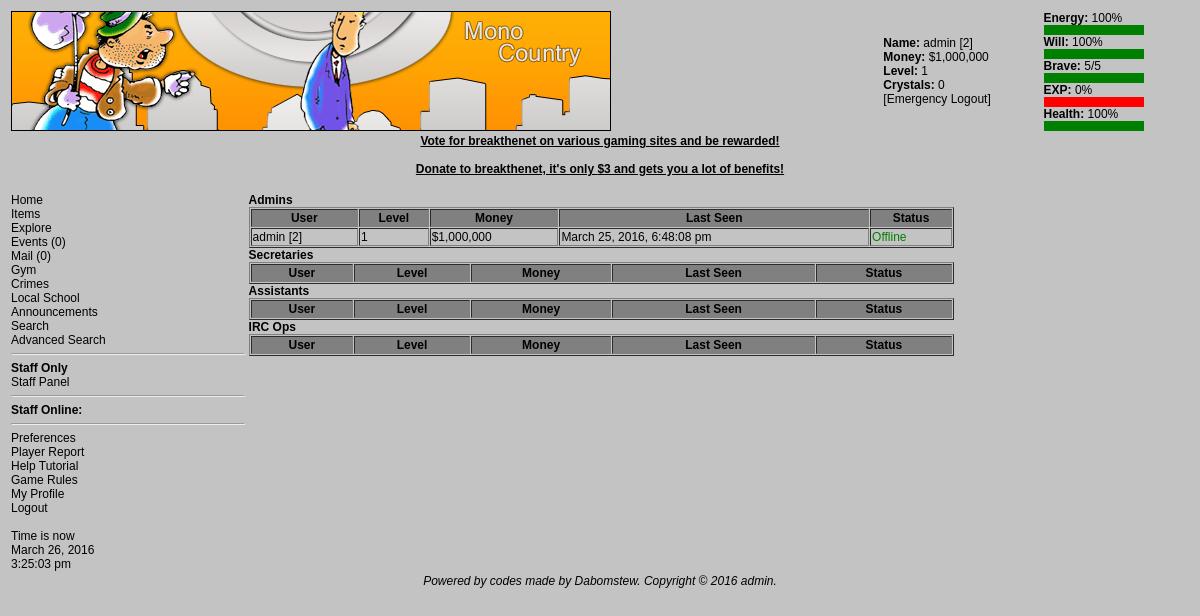
/stafflist.php (signed in), run on the app's committed database.
### tables this page shows
CREATE TABLE `users` (
  `userid` int(11) NOT NULL AUTO_INCREMENT,
  `username` varchar(255) NOT NULL DEFAULT '',
  `userpass` varchar(255) NOT NULL DEFAULT '',
  `level` int(11) NOT NULL DEFAULT '0',
  `exp` decimal(11,4) NOT NULL DEFAULT '0.0000',
  `money` int(11) NOT NULL DEFAULT '0',
  `crystals` int(11) NOT NULL DEFAULT '0',
  `laston` int(11) NOT NULL DEFAULT '0',
  `lastip` varchar(255) NOT NULL DEFAULT '',
  `energy` int(11) NOT NULL DEFAULT '0',
  `will` int(11) NOT NULL DEFAULT '0',
  `maxwill` int(11) NOT NULL DEFAULT '0',
  `brave` int(11) NOT NULL DEFAULT '0',
  `maxbrave` int(11) NOT NULL DEFAULT '0',
  `maxenergy` int(11) NOT NULL DEFAULT '0',
  `hp` int(11) NOT NULL DEFAULT '0',
  `maxhp` int(11) NOT NULL DEFAULT '0',
  `lastrest_life` int(11) NOT NULL DEFAULT '0',
  `lastrest_other` int(11) NOT NULL DEFAULT '0',
  `location` int(11) NOT NULL DEFAULT '0',
  `hospital` int(11) NOT NULL DEFAULT '0',
  `jail` int(11) NOT NULL DEFAULT '0',
  `fedjail` int(11) NOT NULL DEFAULT '0',
  `user_level` int(11) NOT NULL DEFAULT '1',
  `gender` enum('Male','Female') NOT NULL DEFAULT 'Male',
  `daysold` int(11) NOT NULL DEFAULT '0',
  `signedup` int(11) NOT NULL DEFAULT '0',
  `course` int(11) NOT NULL DEFAULT '0',
  `cdays` int(11) NOT NULL DEFAULT '0',
  `donatordays` int(11) NOT NULL DEFAULT '0',
  `email` varchar(255) NOT NULL DEFAULT '',
  `login_name` varchar(255) NOT NULL DEFAULT '',
  `display_pic` text NOT NULL,
  `duties` varchar(255) NOT NULL DEFAULT 'N/A',
  `bankmoney` int(11) NOT NULL DEFAULT '0',
  `cybermoney` int(11) NOT NULL DEFAULT '-1',
  `staffnotes` longtext NOT NULL,
  `mailban` int(11) NOT NULL DEFAULT '0',
  `mb_reason` varchar(255) NOT NULL DEFAULT '',
  `hospreason` varchar(255) NOT NULL DEFAULT '',
  `pass_salt` varchar(8) NOT NULL DEFAULT '',
  PRIMARY KEY (`userid`)
);

### global_func.php (called while the page is built, shortened)
<?php
function money_formatter($muny, $symb = '$')
{
    $moneys = "";
    $muny = (string) $muny;
    if (strlen($muny) <= 3)
    {
        return $symb . $muny;
    }
    $dun = 0;
    for ($i = strlen($muny); $i > 0; $i -= 1)
    {
        if ($dun % 3 == 0 && $dun > 0)
        {
            $moneys = "," . $moneys;
        }
        $dun += 1;
        $moneys = $muny[$i - 1] . $moneys;
    }
    return $symb . $moneys;
}

### stafflist.php (the view, shortened to what this page needs)
<?php
require "global_func.php";
require "header.php";
global $c;
$staff = array();
$q =
        mysql_query(
                "SELECT `userid`, `laston`, `username`, `level`, `money`,
 				 `user_level`
 				 FROM `users`
 				 WHERE `user_level` IN(2, 3, 4, 5)
 				 ORDER BY `userid` ASC",$c);
while ($r = mysql_fetch_assoc($q))
{
    $staff[$r['userid']] = $r;
}
echo '
<b>Admins</b>
<br />
<table width="75%" cellspacing="1" cellpadding="1" border="1">
		<tr style="background: gray;">
			<th>User</th>
			<th>Level</th>
			<th>Money</th>
			<th>Last Seen</th>
			<th>Status</th>
		</tr>
   ';
foreach ($staff as $r)
{
    if ($r['user_level'] == 2)
    {
        $on =
                ($r['laston'] >= ($_SERVER['REQUEST_TIME'] - 900))
                        ? '<span style="color: green;">Online</span>'
                        : '<span style="color: green;">Offline</span>';
        echo '
		<tr>
			<td><a href="viewuser.php?u=' . $r['userid'] . '">'
                . $r['username'] . '</a> [' . $r['userid'] . ']</td>
			<td>' . $r['level'] . '</td>
			<td>' . money_formatter($r['money'], '$') . '</td>
			<td>' . date("F j, Y, g:i:s a", $r['laston']) . '</td>
			<td>' . $on . '</td>
		</tr>
   		';
    }
}
echo '</table>
<b>Secretaries</b>
<br />
<table width="75%" cellspacing="1" cellpadding="1" border="1">
		<tr style="background: gray;">
			<th>User</th>
			<th>Level</th>
			<th>Money</th>
			<th>Last Seen</th>
			<th>Status</th>
		</tr>
   ';
echo '</table>
<b>Assistants</b>
<br />
<table width="75%" cellspacing="1" cellpadding="1" border="1">
		<tr style="background: gray;">
			<th>User</th>
			<th>Level</th>
			<th>Money</th>
			<th>Last Seen</th>
			<th>Status</th>
		</tr>
   ';
echo '</table>
<b>IRC Ops</b>
<br />
<table width="75%" cellspacing="1" cellpadding="1" border="1">
		<tr style="background: gray;">
			<th>User</th>
			<th>Level</th>
			<th>Money</th>
			<th>Last Seen</th>
			<th>Status</th>
		</tr>
   ';
echo '</table>';

### css/game.css (style rules this page uses)
body { font-family: helvetica, arial, geneva, sans-serif; font-size: 9pt; color: black; scrollbar-base-color: #005B70; scrollbar-arrow-color: #F3960B; scrollbar-DarkShadow-Color: #000000; }
a:visited,a:active,a:hover,a:link { color: black; text-decoration: none; }
table,tr,td { font-family: helvetica, arial, geneva, sans-serif; font-size: 9pt; }

### data on the page
users: username "admin", userid "2", level "1", money "$1,000,000", laston "March 25, 2016, 6:48:08 pm", shows "Offline"

### other printed values
$u "admin"
$ir['userid'] "2"
$fm "$1,000,000"
$ir['level'] "1"
$ir['crystals'] "0"
$enperc "100"
$wiperc "100"
$ir['brave'] "5"
$ir['maxbrave'] "5"
$experc "0"
$hpperc "100"
